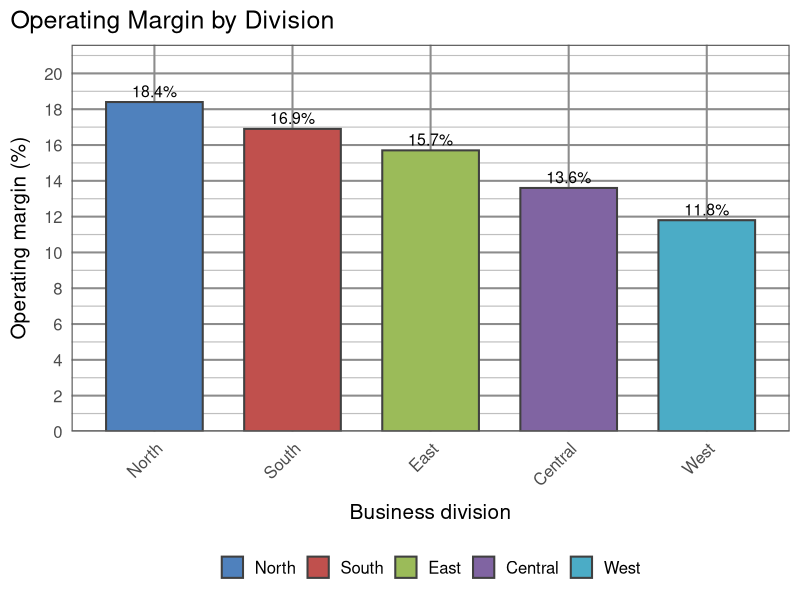
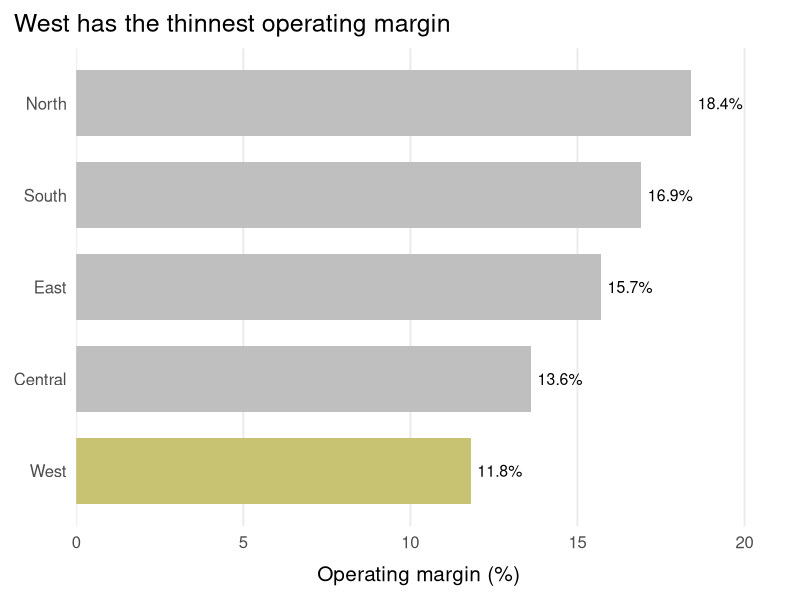
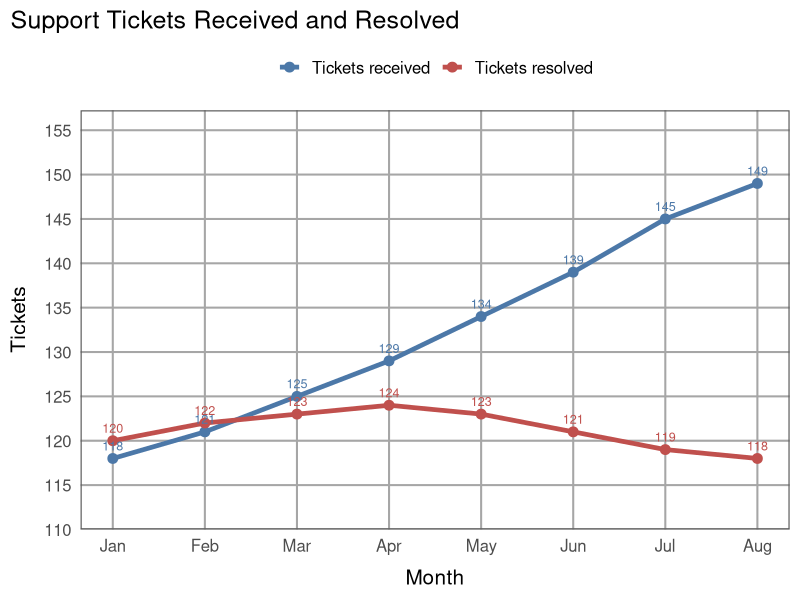
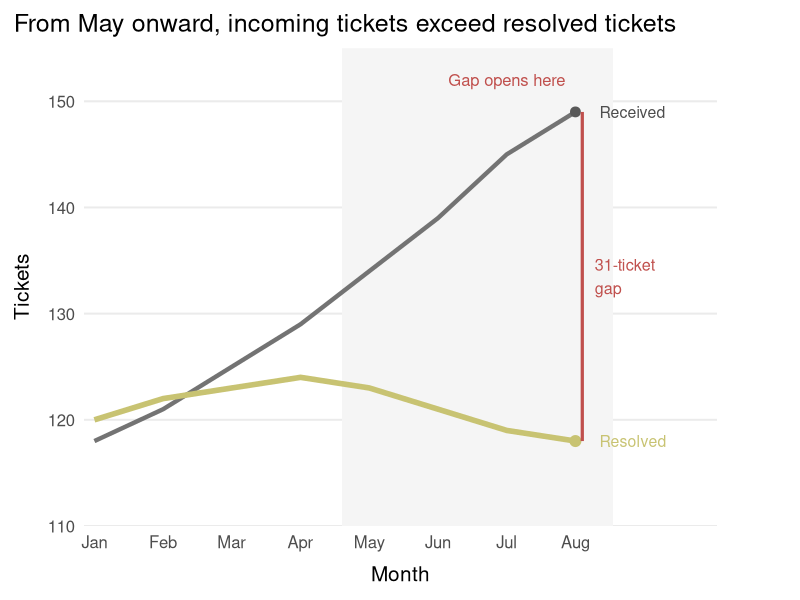
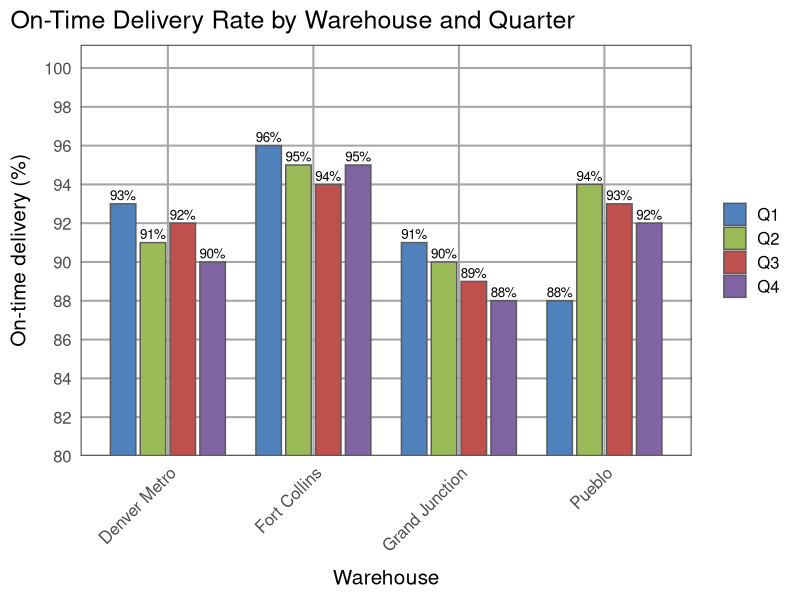
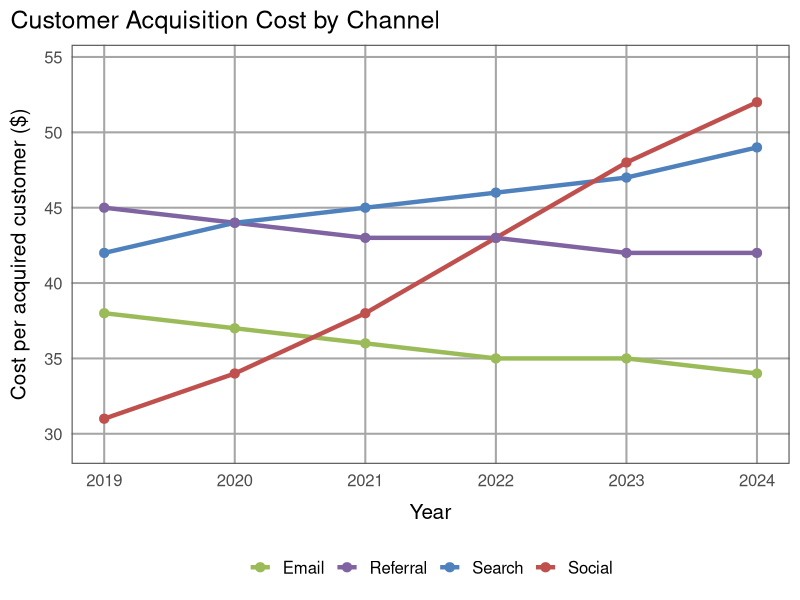

Reproduce these figures in R, in order.
## ---- chunk 1
#| include: false

library(ggplot2)

accent <- "#C8C372"
blue <- "#4C78A8"
alert <- "#C0504D"
muted <- "gray75"

refine_theme <- theme_minimal(base_size = 15) +
  theme(
    plot.background = element_rect(fill = "white", color = NA),
    panel.background = element_rect(fill = "white", color = NA),
    panel.grid.minor = element_blank(),
    legend.title = element_blank(),
    legend.background = element_rect(fill = "white", color = NA),
    plot.title.position = "plot",
    axis.title.x = element_text(margin = margin(t = 10)),
    axis.title.y = element_text(margin = margin(r = 10))
  )
## ---- chunk 2
#| echo: false
#| warning: false
#| message: false
#| fig-width: 8
#| fig-height: 4.8

divisions <- c("North", "South", "East", "Central", "West")
margin <- c(18.4, 16.9, 15.7, 13.6, 11.8)

df <- data.frame(
  division = factor(divisions, levels = divisions),
  margin = margin
)

ggplot(df, aes(x = division, y = margin, fill = division)) +
  geom_col(width = 0.7, color = "gray25", linewidth = 0.7) +
  geom_text(aes(label = paste0(margin, "%")), vjust = -0.4, size = 4) +
  scale_fill_manual(
    values = c(
      "North" = "#4F81BD",
      "South" = "#C0504D",
      "East" = "#9BBB59",
      "Central" = "#8064A2",
      "West" = "#4BACC6"
    )
  ) +
  scale_y_continuous(
    limits = c(0, 20),
    breaks = seq(0, 20, 2),
    expand = expansion(mult = c(0, 0.08))
  ) +
  labs(
    title = "Operating Margin by Division",
    x = "Business division",
    y = "Operating margin (%)"
  ) +
  refine_theme +
  theme(
    panel.grid.major = element_line(color = "gray55", linewidth = 0.7),
    panel.grid.minor = element_line(color = "gray75", linewidth = 0.4),
    axis.text.x = element_text(angle = 45, hjust = 1),
    legend.position = "bottom",
    panel.border = element_rect(color = "gray35", fill = NA, linewidth = 0.8)
  )
## ---- chunk 3
#| echo: false
#| warning: false
#| message: false
#| fig-width: 8
#| fig-height: 4.8

divisions <- c("North", "South", "East", "Central", "West")
margin <- c(18.4, 16.9, 15.7, 13.6, 11.8)

df <- data.frame(
  division = factor(divisions, levels = rev(divisions)),
  margin = margin,
  status = ifelse(divisions == "West", "Highlight", "Other")
)

ggplot(df, aes(x = division, y = margin, fill = status)) +
  geom_col(width = 0.72, color = NA, show.legend = FALSE) +
  geom_text(aes(label = paste0(margin, "%")), hjust = -0.15, size = 4) +
  scale_fill_manual(values = c("Highlight" = accent, "Other" = muted)) +
  scale_y_continuous(
    limits = c(0, 20.5),
    breaks = seq(0, 20, 5),
    expand = expansion(mult = c(0, 0))
  ) +
  coord_flip() +
  labs(
    title = "West has the thinnest operating margin",
    x = NULL,
    y = "Operating margin (%)"
  ) +
  refine_theme +
  theme(
    panel.grid.major.y = element_blank(),
    plot.margin = margin(10, 28, 10, 10)
  )
## ---- chunk 4
#| echo: false
#| warning: false
#| message: false
#| fig-width: 8
#| fig-height: 4.8

ticket_df <- data.frame(
  month_num = rep(1:8, 2),
  month = rep(c("Jan", "Feb", "Mar", "Apr", "May", "Jun", "Jul", "Aug"), 2),
  series = rep(c("Tickets received", "Tickets resolved"), each = 8),
  tickets = c(118, 121, 125, 129, 134, 139, 145, 149,
              120, 122, 123, 124, 123, 121, 119, 118)
)

ggplot(ticket_df, aes(x = month_num, y = tickets, color = series, group = series)) +
  geom_line(linewidth = 1.6) +
  geom_point(size = 3) +
  geom_text(aes(label = tickets), vjust = -0.8, size = 3.2, show.legend = FALSE) +
  scale_color_manual(
    values = c("Tickets received" = blue, "Tickets resolved" = alert)
  ) +
  scale_x_continuous(breaks = 1:8, labels = c("Jan", "Feb", "Mar", "Apr", "May", "Jun", "Jul", "Aug")) +
  scale_y_continuous(
    limits = c(110, 155),
    breaks = seq(110, 155, 5),
    expand = expansion(mult = c(0, 0.05))
  ) +
  labs(
    title = "Support Tickets Received and Resolved",
    x = "Month",
    y = "Tickets"
  ) +
  refine_theme +
  theme(
    panel.grid.major = element_line(color = "gray65", linewidth = 0.7),
    legend.position = "top",
    panel.border = element_rect(color = "gray35", fill = NA, linewidth = 0.8)
  )
## ---- chunk 5
#| echo: false
#| warning: false
#| message: false
#| fig-width: 8
#| fig-height: 4.8

received <- data.frame(
  month_num = 1:8,
  tickets = c(118, 121, 125, 129, 134, 139, 145, 149)
)

resolved <- data.frame(
  month_num = 1:8,
  tickets = c(120, 122, 123, 124, 123, 121, 119, 118)
)

ggplot() +
  annotate("rect", xmin = 4.6, xmax = 8.55, ymin = 110, ymax = 155, fill = "gray96", color = NA) +
  geom_line(data = received, aes(x = month_num, y = tickets), color = "gray45", linewidth = 1.5) +
  geom_line(data = resolved, aes(x = month_num, y = tickets), color = accent, linewidth = 1.9) +
  geom_point(data = received[8, ], aes(x = month_num, y = tickets), color = "gray35", size = 3) +
  geom_point(data = resolved[8, ], aes(x = month_num, y = tickets), color = accent, size = 3.4) +
  annotate("segment", x = 8.1, xend = 8.1, y = 118, yend = 149, color = alert, linewidth = 1.1) +
  annotate("text", x = 8.35, y = 149, label = "Received", hjust = 0, color = "gray30", size = 4) +
  annotate("text", x = 8.35, y = 118, label = "Resolved", hjust = 0, color = accent, size = 4) +
  annotate("text", x = 7.0, y = 152, label = "Gap opens here", color = alert, size = 4.2) +
  annotate("text", x = 8.28, y = 133.5, label = "31-ticket\ngap", hjust = 0, color = alert, size = 4.1) +
  scale_x_continuous(
    breaks = 1:8,
    labels = c("Jan", "Feb", "Mar", "Apr", "May", "Jun", "Jul", "Aug"),
    expand = expansion(mult = c(0.02, 0.2))
  ) +
  scale_y_continuous(
    limits = c(110, 155),
    breaks = seq(110, 155, 10),
    expand = expansion(mult = c(0, 0))
  ) +
  labs(
    title = "From May onward, incoming tickets exceed resolved tickets",
    x = "Month",
    y = "Tickets"
  ) +
  refine_theme +
  theme(
    panel.grid.major.x = element_blank(),
    panel.grid.major.y = element_line(color = "gray92"),
    plot.margin = margin(10, 60, 10, 10)
  )
## ---- chunk 6
#| echo: false
#| warning: false
#| message: false
#| fig-width: 8
#| fig-height: 4.8

activity_a <- data.frame(
  warehouse = rep(c("Fort Collins", "Denver Metro", "Pueblo", "Grand Junction"), each = 4),
  quarter = rep(c("Q1", "Q2", "Q3", "Q4"), times = 4),
  rate = c(96, 95, 94, 95, 93, 91, 92, 90, 88, 94, 93, 92, 91, 90, 89, 88)
)

ggplot(activity_a, aes(x = warehouse, y = rate, fill = quarter)) +
  geom_col(position = position_dodge(width = 0.82), width = 0.7, color = "gray35") +
  geom_text(
    aes(label = paste0(rate, "%")),
    position = position_dodge(width = 0.82),
    vjust = -0.35,
    size = 3.4
  ) +
  scale_fill_manual(values = c("Q1" = "#4F81BD", "Q2" = "#9BBB59", "Q3" = "#C0504D", "Q4" = "#8064A2")) +
  scale_y_continuous(
    breaks = seq(80, 100, 2),
    expand = expansion(mult = c(0, 0.06))
  ) +
  coord_cartesian(ylim = c(80, 100)) +
  labs(
    title = "On-Time Delivery Rate by Warehouse and Quarter",
    x = "Warehouse",
    y = "On-time delivery (%)"
  ) +
  refine_theme +
  theme(
    panel.grid.major = element_line(color = "gray65", linewidth = 0.7),
    axis.text.x = element_text(angle = 45, hjust = 1),
    legend.position = "right",
    panel.border = element_rect(color = "gray35", fill = NA, linewidth = 0.8)
  )
## ---- chunk 7
#| echo: false
#| warning: false
#| message: false
#| fig-width: 8
#| fig-height: 4.8

activity_b <- data.frame(
  year = rep(2019:2024, 4),
  channel = rep(c("Search", "Email", "Social", "Referral"), each = 6),
  cost = c(42, 44, 45, 46, 47, 49,
           38, 37, 36, 35, 35, 34,
           31, 34, 38, 43, 48, 52,
           45, 44, 43, 43, 42, 42)
)

ggplot(activity_b, aes(x = year, y = cost, color = channel, group = channel)) +
  geom_line(linewidth = 1.5) +
  geom_point(size = 2.8) +
  scale_color_manual(
    values = c(
      "Search" = "#4F81BD",
      "Email" = "#9BBB59",
      "Social" = "#C0504D",
      "Referral" = "#8064A2"
    )
  ) +
  scale_x_continuous(breaks = 2019:2024) +
  scale_y_continuous(
    limits = c(28, 55),
    breaks = seq(30, 55, 5),
    expand = expansion(mult = c(0, 0.03))
  ) +
  labs(
    title = "Customer Acquisition Cost by Channel",
    x = "Year",
    y = "Cost per acquired customer ($)"
  ) +
  refine_theme +
  theme(
    panel.grid.major = element_line(color = "gray65", linewidth = 0.7),
    legend.position = "bottom",
    panel.border = element_rect(color = "gray35", fill = NA, linewidth = 0.8)
  )
